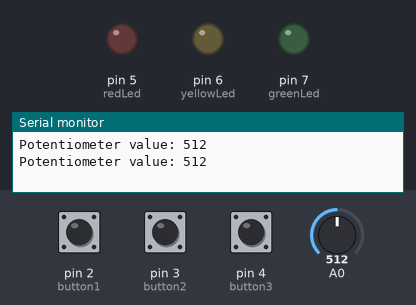
A sketch run on a simulated Arduino Uno, built with avr-gcc and run on an emulated ATmega328P. Shown: output pins drawn as LEDs (lit = HIGH), the last lines printed to the serial monitor. The inputs (shaded band) are chosen by the test bench; at power-on: pin 2 (button1) HIGH, pin 3 (button2) HIGH, pin 4 (button3) HIGH, A0 = 512.

Above: at 1.8 s.
1.9 s: pin 2 (button1) pulled LOW for 1.2 s
At 3.1 s:
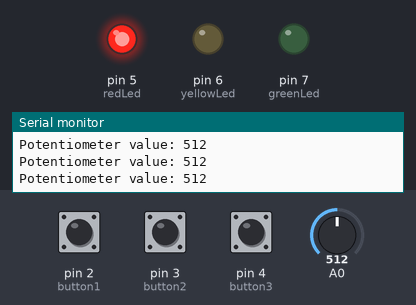
5.5 s: pin 3 (button2) pulled LOW for 1.2 s
At 6.8 s:
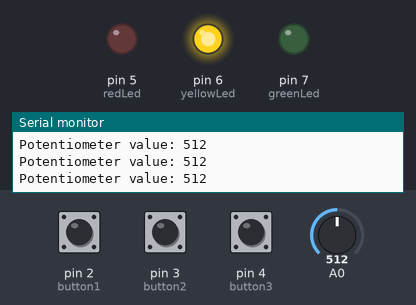
8.5 s: pin 4 (button3) pulled LOW for 1.2 s
At 9.8 s:
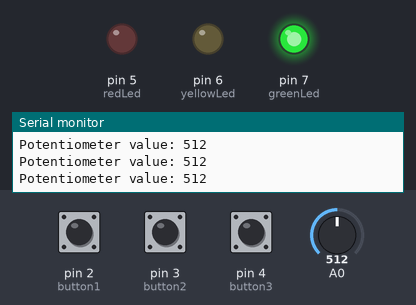
11.5 s: pin 4 (button3) pulled LOW for 3.2 s
At 15.6 s:
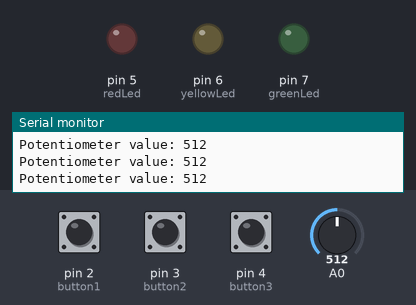
16.5 s: pin 2 (button1) pulled LOW for 3.2 s
At 18.4 s:
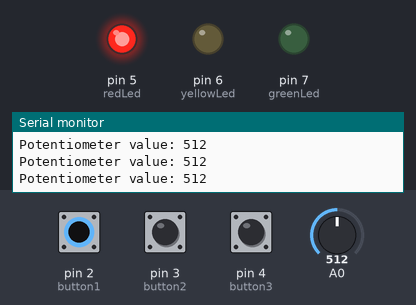
21.5 s: pin 2 (button1) driven LOW and pin 3 (button2) driven LOW
At 22.3 s:
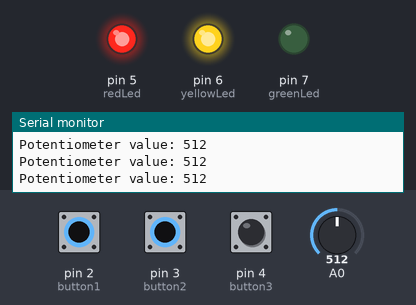
Timing chart, 0 to 24.5 s (numbered marks = the images above; inputs shaded):
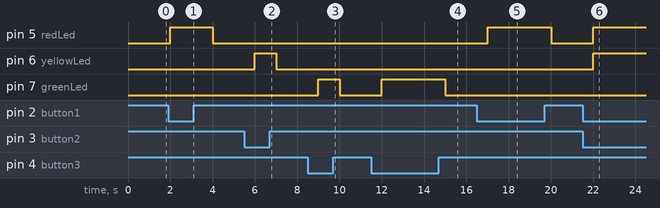

Measured:
- after the input at 1.9 s, pin 5 (redLed): LOW → HIGH after 0.10 s, → LOW 2.0 s later
- after the input at 5.5 s, pin 6 (yellowLed): LOW → HIGH after 0.50 s, → LOW 1.0 s later
- after the input at 8.5 s, pin 7 (greenLed): LOW → HIGH after 0.50 s, → LOW 1.0 s later
- after the input at 11.5 s, pin 7 (greenLed): LOW → HIGH after 0.51 s, → LOW 3.0 s later
- after the input at 16.5 s, pin 5 (redLed): LOW → HIGH after 0.51 s, → LOW 3.0 s later
- after the input at 21.5 s, pin 5 (redLed), pin 6 (yellowLed): LOW → HIGH after 0.51 s

The sketch:

lab3.ino
```cpp
// Define the pins for the buttons and LEDs
const int button1 = 2;
const int button2 = 3;
const int button3 = 4;
const int redLed = 5;
const int yellowLed = 6;
const int greenLed = 7;

// Define the pin for the potentiometer
const int potentiometer = A3;

// Variable to store the value of the potentiometer
int valuePotentiometer;

void setup() {
  // Configure the pins for the buttons and LEDs as inputs and outputs
  pinMode(button1, INPUT_PULLUP);
  pinMode(button2, INPUT_PULLUP);
  pinMode(button3, INPUT_PULLUP);
  pinMode(redLed, OUTPUT);
  pinMode(yellowLed, OUTPUT);
  pinMode(greenLed, OUTPUT);

  // Configure the serial port at a baud rate of 9600
  Serial.begin(9600);
}

void loop() {
  // Read the state of the buttons and turn on and off the required button
  if (digitalRead(button1) == LOW) {
    digitalWrite(redLed, HIGH);
  } else {
    digitalWrite(redLed, LOW);
  }
  if (digitalRead(button2) == LOW) {
    digitalWrite(yellowLed, HIGH);
  } else {
    digitalWrite(yellowLed, LOW);
  }
  if (digitalRead(button3) == LOW) {
    digitalWrite(greenLed, HIGH);
  } else {
    digitalWrite(greenLed, LOW);
  }

  // Read the value of the potenciometer and print it on the serial monitar
  valuePotentiometer = analogRead(valuePotentiometer);
  Serial.print("Potentiometer value: ");
  Serial.println(valuePotentiometer);
  delay(1000);
}
```
